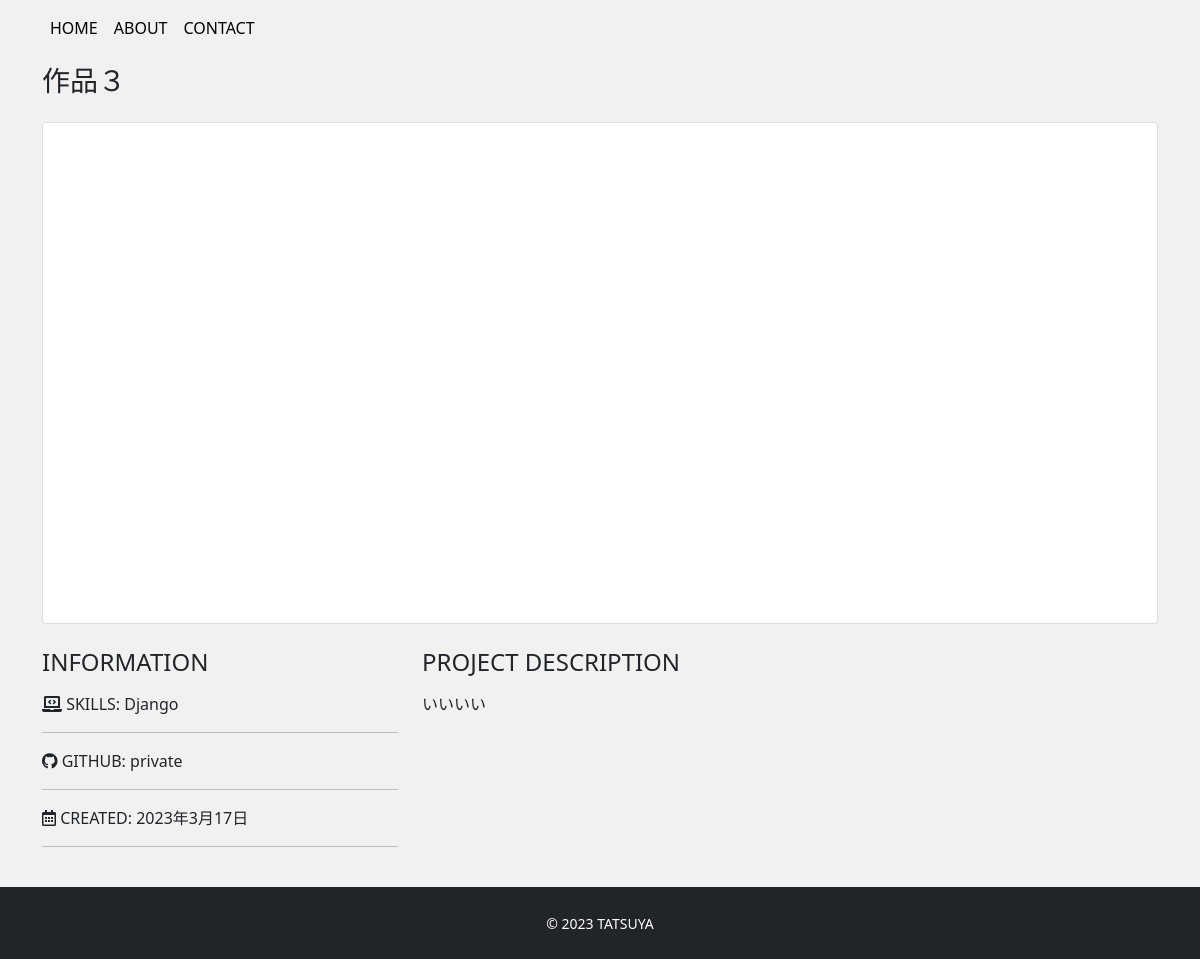
The page /deatil/3/ on the database its author committed.
### app/models.py (models this page shows, shortened)
class Work(models.Model):
    title = models.CharField('タイトル',max_length=100)
    image = models.ImageField(upload_to='images',verbose_name='イメージ画像')
    thumbnall =models.ImageField(upload_to='images',verbose_name='サムネイル',null=True,blank=True)
    skill = models.CharField('スキル',max_length=100)
    url = models.CharField('URL',max_length=100,null=True,blank=True)
    created = models.DateField('作成日')
    description = models.TextField('説明')

### app/views.py (the view)
# urls.py: path('deatil/<int:pk>/',views.DetailView.as_view(),name='detail'),
class DetailView(View):
    def get(self,request,*args,**kwargs):
        work_data = Work.objects.get(id=self.kwargs['pk'])
        return render(request,'app/detail.html',{
        'work_data':work_data
        })

### app/templates/app/detail.html
{% extends 'app/base.html' %}
{% block content %}
<h3 class="mb-4">{{work_data.title}}</h3>
<div class="card top mb-4">
    <img src="{{ work_data.url }}" alt="">
</div>
<div class="row">
    <div class="col-sm-4 mb-4">
        <h4 class="mb-3">INFORMATION</h4>
        <p>
            <i class="fas fa-laptop-code mr-2"></i>
            <span class="font-weghit-bolder">SKILLS:</span>
            {{ work_data.skill }}
        </p>
        <hr>
        <p>
            <i class="fab fa-github mr-2"></i>
            <span class="font-weghit-bolder">GITHUB:</span>
            {% if work_date.url %}
            <a href="{{ work_date.url }}" target="_blank" class="link-color">Link</a>
            {% else %}
            private
            {% endif %}
        </p>
        <hr>
        <p>
            <i class="far fa-calendar-alt mr-2"></i>
            <span class="font-weghit-bolder">CREATED:</span>
            {{ work_data.created }}
        </p>
        <hr>
    </div>
    <div class="col-sm-8 mb-5">
        <h4 class="mb-3">PROJECT DESCRIPTION</h4>
        <p>{{work_data.description | linebreaksbr}}</p>
    </div>
</div>
{% endblock %}

### app/static/css/style.css (style rules this page uses)
* { margin: 0; padding: 0; box-sizing: border-box; }
body { background: #f1f1f1; display: flex; flex-flow: column; min-height: 100vh; }
.top img { object-fit: cover; height: 500px; }

### rows shown on the page
Work: title "作品３", skill "Django", created "2023年3月17日", description "いいいい"
